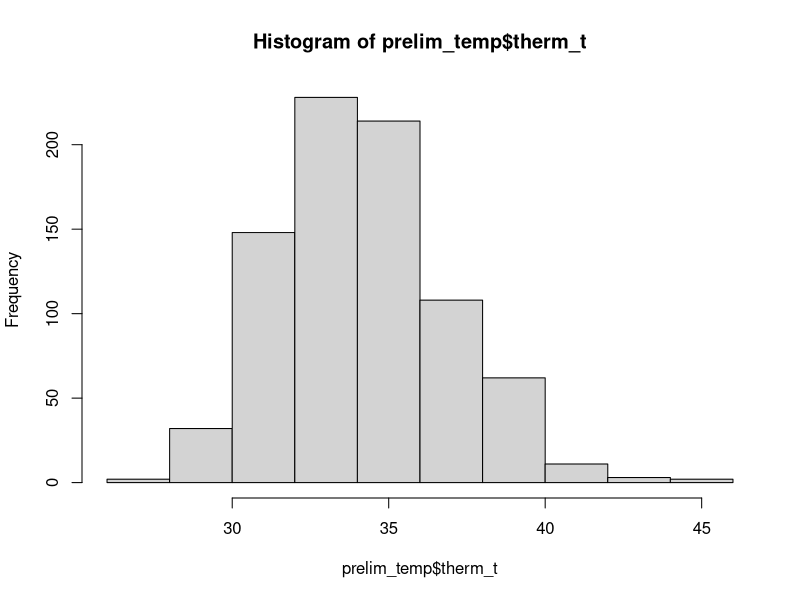
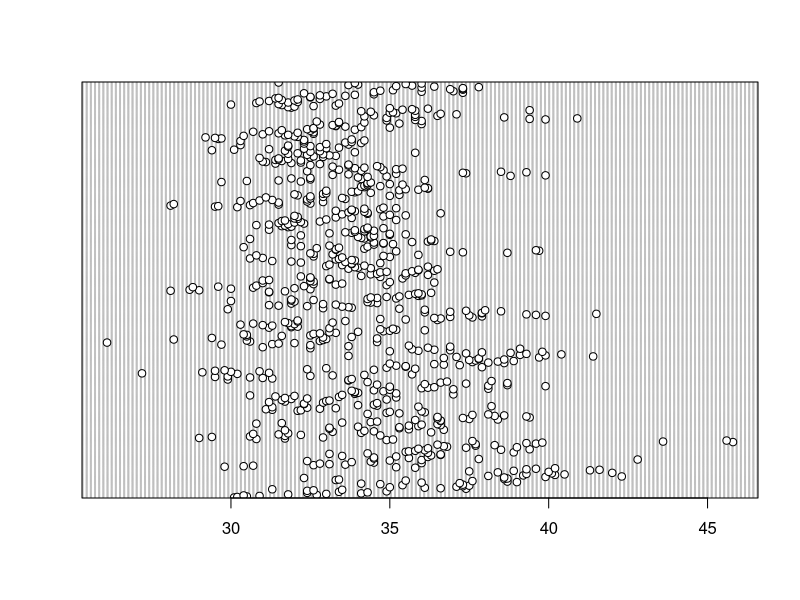
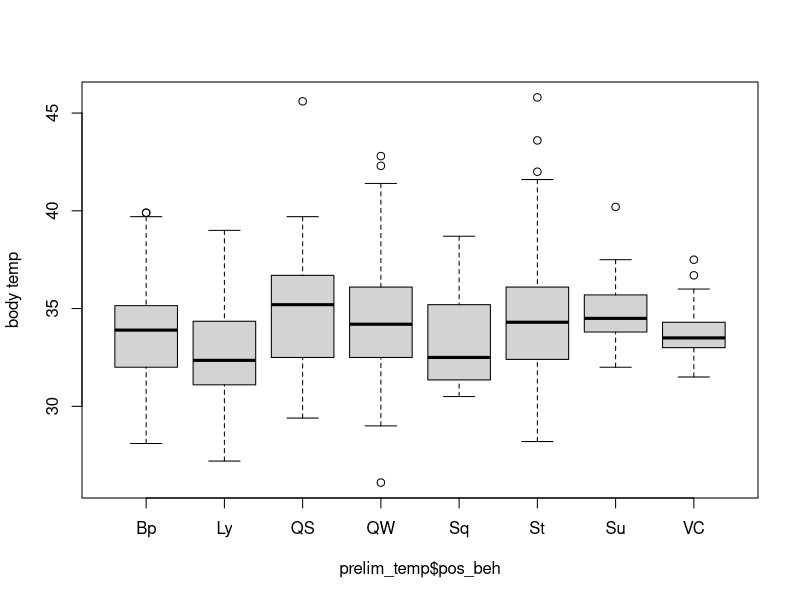
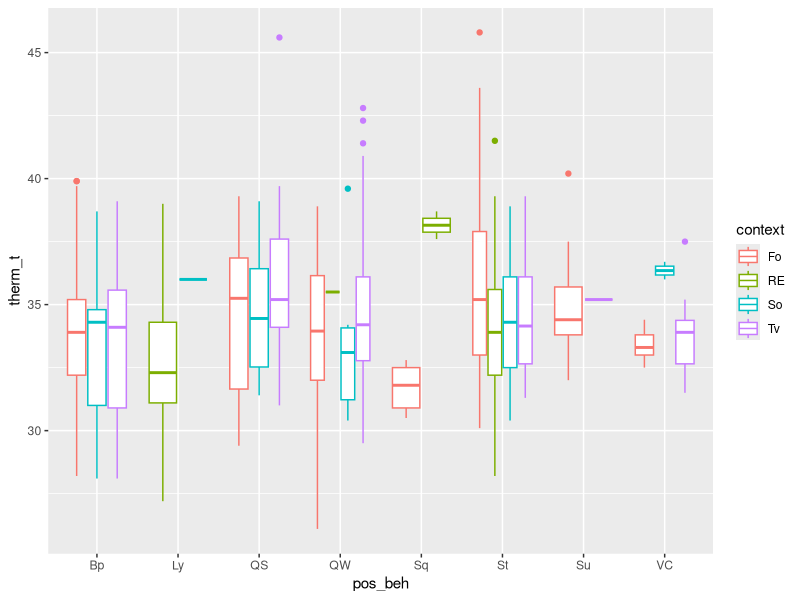
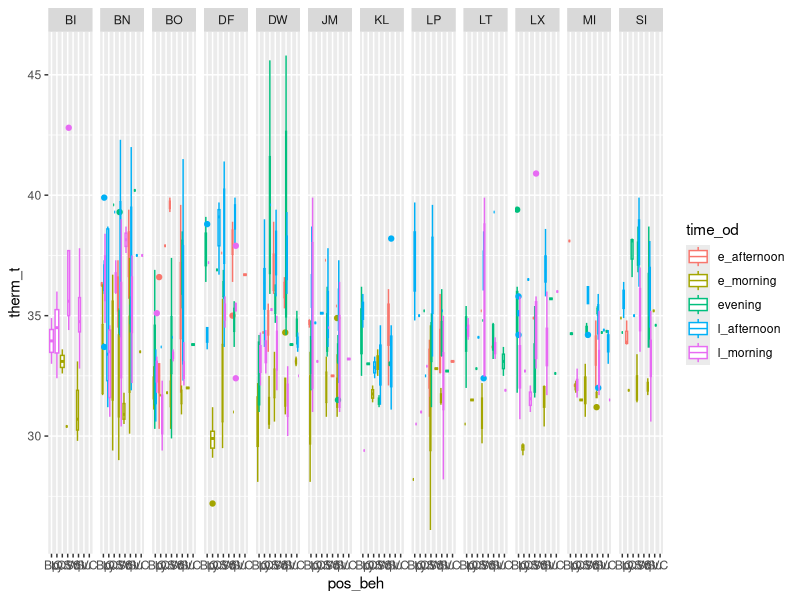
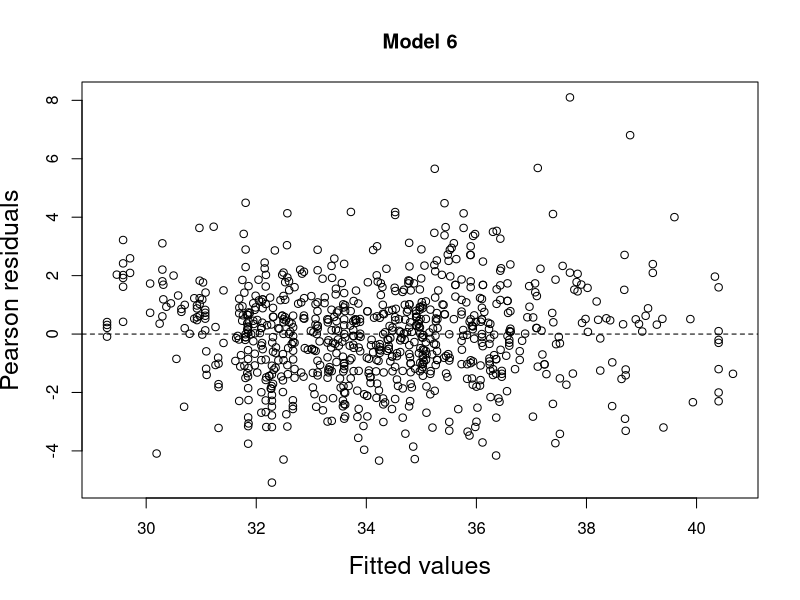
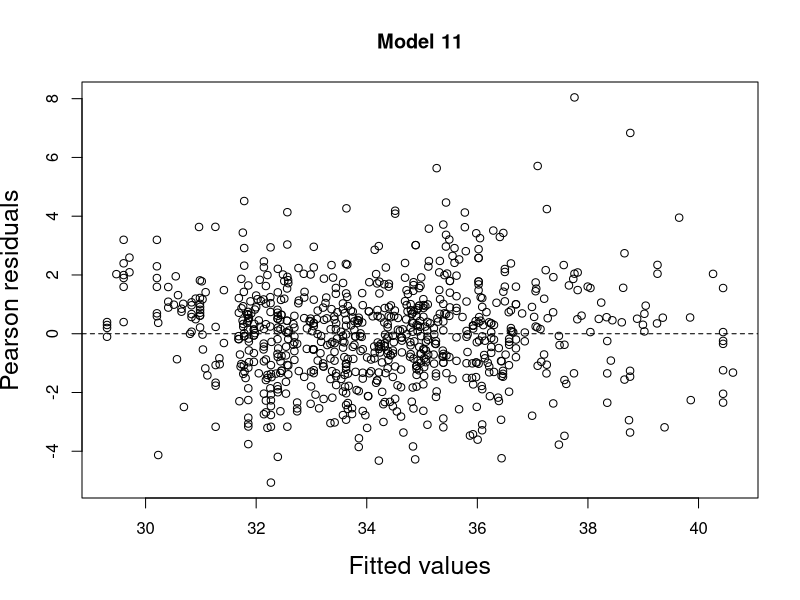
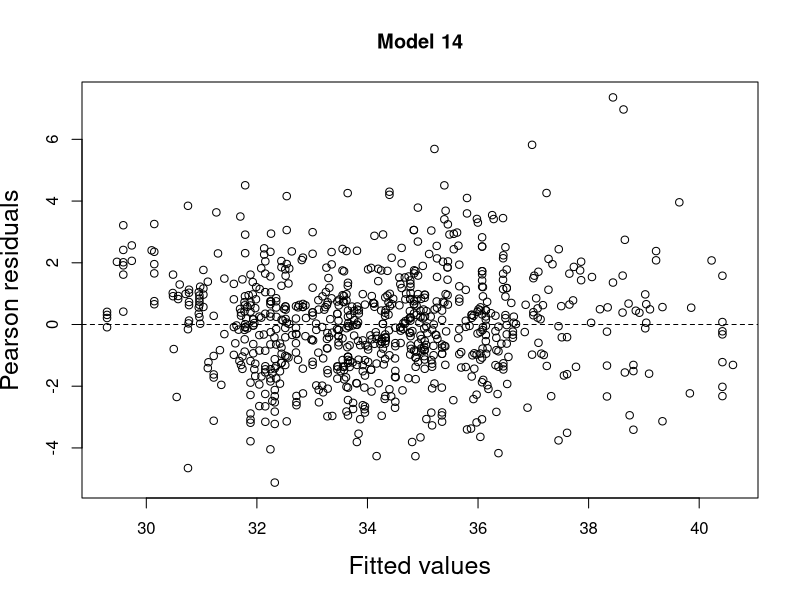

Here is the R script that generated these plots, in order:
# load libraries
library(tidyverse) 
library(readr) 
library(lubridate)
library(magrittr)
library(ggplot2)
library(car)
library(emmeans)
library(lme4)

#read in data
prelim_tidy <- read_csv("_data/_tidy/prelim_data_tidycols.csv")
View(prelim_tidy)

bipedal_data <- read_csv("_summary/bipedal_table.csv")
View(bipedal_data)

#Omit any missing values:
summary(is.na(prelim_tidy))

prelim_temp<-na.omit(prelim_tidy)
View(prelim_temp)

#Combine positional behaviors into smaller categories
# suspensory = Cb, Br & QM
#Vertical climb and cling together
prelim_temp$pos_beh[prelim_temp$pos_beh == "Cb"] <- "Su"
prelim_temp$pos_beh[prelim_temp$pos_beh == "Br"] <- "Su"
prelim_temp$pos_beh[prelim_temp$pos_beh == "QM"] <- "Su"
prelim_temp$pos_beh[prelim_temp$pos_beh == "Vci"] <- "VC"
prelim_temp$pos_beh[prelim_temp$pos_beh == "Abp"] <- "Bp"
prelim_temp$pos_beh[prelim_temp$pos_beh == "BpS"] <- "Bp"
prelim_temp$pos_beh[prelim_temp$pos_beh == "BpW"] <- "Bp"

###
hist(prelim_temp$therm_t)
dotchart(prelim_temp$therm_t)
boxplot(prelim_temp$therm_t ~ prelim_temp$pos_beh,  ylab="body temp")

# Plot response against each predictor and random effect. 
ggplot(prelim_temp, aes(pos_beh, therm_t, color=context))+
  geom_boxplot()

ggplot(prelim_temp, aes(pos_beh, therm_t, color=time_od))+
  geom_boxplot()+
  facet_grid(.~individual)

##
with(prelim_temp, table(pos_beh, hab_type))
with(prelim_temp, table(pos_beh, time_od))
with(prelim_temp, table(pos_beh, hab_type, time_od))

## choosing models
##GLMER

### full model
therm_mod <- lmer(therm_t ~ pos_beh + time_od + sun + date + hab_type + context + 
                     (1|individual) + pos_beh*hab_type + pos_beh*sun + time_od*sun,
                     data = prelim_temp)

##minus pos_beh/sun interaction
therm_mod2 <- lmer(therm_t ~ pos_beh + time_od + sun + date + hab_type + context + 
                    (1|individual) + pos_beh*hab_type + time_od*sun,
                  data = prelim_temp)

##plus pos_beh*sun, minus pos_beh*hab_type
therm_mod3 <- lmer(therm_t ~ pos_beh + time_od + sun + date + hab_type + context + 
                     (1|individual) + pos_beh*sun + time_od*sun,
                   data = prelim_temp)

##minus interactions with pos_beh
therm_mod4 <- lmer(therm_t ~ pos_beh + time_od + sun + date + hab_type + context + 
                    (1|individual) + time_od*sun,
                  data = prelim_temp)

##minus time_od interaction
therm_mod5 <- lmer(therm_t ~ pos_beh + time_od + sun + date + hab_type + context + 
                     (1|individual) + pos_beh*sun,
                   data = prelim_temp)

##minus all interactions
therm_mod6 <- lmer(therm_t ~ pos_beh + time_od + sun + date + hab_type + context + 
                     (1|individual),
                   data = prelim_temp)

####compare interaction models
AIC(therm_mod3, therm_mod4, therm_mod5, therm_mod6) ###lowest AIC is with no interaction (3226.904; DF: 23)
                                               ###second lowest is time_od*sun (3255.461, DF: 27)
                                               ###continue forward with time_od*sun & no interactions
###############################################################
##time_od*sun models
## minus context 
therm_mod7 <- lmer(therm_t ~ pos_beh + time_od + sun + date + hab_type + 
                     (1|individual) + time_od*sun,
                   data = prelim_temp)

##minus hab_type
therm_mod8 <- lmer(therm_t ~ pos_beh + time_od + sun + date + context + 
                     (1|individual) + time_od*sun,
                   data = prelim_temp)

##minus date
therm_mod9 <- lmer(therm_t ~ pos_beh + time_od + sun + hab_type + context + 
                     (1|individual) + time_od*sun,
                   data = prelim_temp)

##minus hab_type & context
therm_mod10 <- lmer(therm_t ~ pos_beh + time_od + sun + date + 
                     (1|individual) + time_od*sun,
                   data = prelim_temp)
###Compare models
AIC(therm_mod7, therm_mod8, therm_mod9, therm_mod10) ##model 7 and 10 are lowest (3247.068 & 3248.205, resp.)
                                      ##model 8 isn't far off, though, (3255. 603) 
                                 ##and it may be important to include context

###############################################################################
###no interactions
## minus context 
therm_mod11 <- lmer(therm_t ~ pos_beh + time_od + sun + date + hab_type + 
                     (1|individual), data = prelim_temp)

##minus hab_type
therm_mod12 <- lmer(therm_t ~ pos_beh + time_od + sun + date + context + 
                     (1|individual), data = prelim_temp)

##minus date
therm_mod13 <- lmer(therm_t ~ pos_beh + time_od + sun + hab_type + context + 
                     (1|individual), data = prelim_temp)

##minus hab_type & context
therm_mod14 <- lmer(therm_t ~ pos_beh + time_od + sun + date + 
                      (1|individual), data = prelim_temp)

###Compare models
AIC(therm_mod11, therm_mod12, therm_mod13, therm_mod14) ##models 11 and 14 are lowest (3218.163 & 3218.819, resp.)

###compare between types of models
AIC(therm_mod4, therm_mod6, therm_mod7, therm_mod10, therm_mod8, therm_mod11, therm_mod14)
        ##best models (11, 14, 6) exclude context and exclude interactions
        ##run a few more tests and include one with the interaction still (model 7)

### more comparison #########
anova(therm_mod6, therm_mod7)
anova(therm_mod6, therm_mod11)
anova(therm_mod6, therm_mod14)

anova(therm_mod7, therm_mod11)
anova(therm_mod7, therm_mod14)

anova(therm_mod11, therm_mod14)

#####################################################################
#extract residuals 
###model 6
E1 <- resid(therm_mod6, type = "pearson")

#plot fitted vs residuals
F1 <- fitted(therm_mod6, type = "response")

plot(x = F1, 
     y = E1, 
     xlab = "Fitted values",
     ylab = "Pearson residuals", 
     main = "Model 6",
     cex.lab = 1.5)
abline(h = 0, lty = 2)

### model 11 ###########
E2 <- resid(therm_mod11, type = "pearson")

#plot fitted vs residuals
F2 <- fitted(therm_mod11, type = "response")

plot(x = F2, 
     y = E2, 
     xlab = "Fitted values",
     ylab = "Pearson residuals", 
     main = "Model 11",
     cex.lab = 1.5)
abline(h = 0, lty = 2)

### model 14 ###########
E3 <- resid(therm_mod14, type = "pearson")

#plot fitted vs residuals
F3 <- fitted(therm_mod14, type = "response")

plot(x = F3, 
     y = E3, 
     xlab = "Fitted values",
     ylab = "Pearson residuals", 
     main = "Model 14",
     cex.lab = 1.5)
abline(h = 0, lty = 2)

### model 7 ###########
E4 <- resid(therm_mod7, type = "pearson")

#plot fitted vs residuals
F4 <- fitted(therm_mod7, type = "response")

plot(x = F4, 
     y = E4, 
     xlab = "Fitted values",
     ylab = "Pearson residuals", 
     main = "Model 7",
     cex.lab = 1.5)
abline(h = 0, lty = 2)
